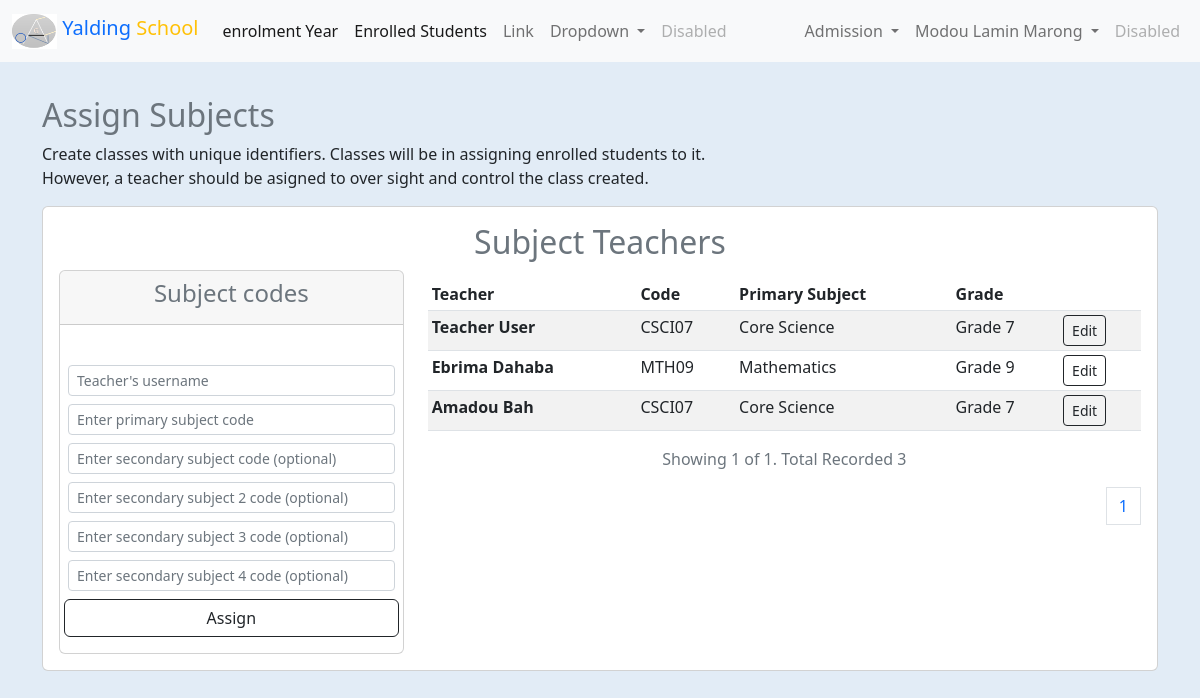
Page /app/users/admin/school/steach.php (signed in) on the committed database.
### tables this page shows
CREATE TABLE `users` (
  `user_id` int(11) NOT NULL,
  `full_name` varchar(100) NOT NULL,
  `email` varchar(100) DEFAULT NULL,
  `user_name` varchar(150) NOT NULL,
  `password` varchar(200) NOT NULL,
  `user_role` varchar(75) DEFAULT NULL,
  `user_type` tinyint(4) NOT NULL DEFAULT 2,
  `gender` varchar(10) DEFAULT NULL,
  `tele` varchar(50) DEFAULT NULL,
  `mobile` varchar(50) DEFAULT NULL,
  `address` varchar(15) DEFAULT NULL,
  `join_date` timestamp NULL DEFAULT current_timestamp(),
  `last_login` timestamp NULL DEFAULT NULL,
  `change_password` tinyint(4) NOT NULL DEFAULT 0,
  `status` tinyint(4) NOT NULL DEFAULT 0,
  `permission` tinyint(4) NOT NULL DEFAULT 1,
  `deleted` tinyint(4) NOT NULL DEFAULT 0
);

CREATE TABLE `sole_subject_user` (
  `record_id` int(11) NOT NULL,
  `user_name` varchar(50) NOT NULL,
  `subj_primary` varchar(50) NOT NULL,
  `subj_sec_1` varchar(50) NOT NULL,
  `subj_sec_2` varchar(50) NOT NULL,
  `subj_sec_3` varchar(50) NOT NULL,
  `subj_sec_4` varchar(50) NOT NULL,
  `inputted_by` varchar(50) NOT NULL,
  `inputted_at` datetime NOT NULL DEFAULT current_timestamp(),
  `deteted_by` varchar(100) DEFAULT NULL,
  `deleted_at` datetime DEFAULT NULL,
  `deleted` tinyint(4) NOT NULL DEFAULT 0
);

CREATE TABLE `subjects` (
  `subj_id` int(11) NOT NULL,
  `subj_name` varchar(200) NOT NULL,
  `subj_code` varchar(100) NOT NULL,
  `subj_grade_level` tinyint(4) NOT NULL,
  `subj_status` tinyint(4) NOT NULL,
  `subj_period` varchar(50) NOT NULL,
  `inputted_by` varchar(100) NOT NULL,
  `inputted_at` datetime NOT NULL DEFAULT current_timestamp(),
  `updated_by` varchar(100) NOT NULL,
  `updated_at` timestamp NULL DEFAULT NULL
);

### core/init.php (called while the page is built, shortened)
<?php
$db = mysqli_connect(DB_HOST, DB_USER, DB_PASSWORD, DB);
if (isset($_SESSION['ADMIN_USER_SESSIONS'])) {
    $admin_id = $_SESSION['ADMIN_USER_SESSIONS'];
    $query = $db->query("SELECT * FROM `users` WHERE `user_id` = '{$admin_id}'");
    $user_data = mysqli_fetch_assoc($query);
    $fn = explode(' ', $user_data['full_name']);
    $user_data['first'] = $fn[0];
    $auth_user_role = $user_data['user_role'];
}
include(ROOT . DS . "core" . DS . "head.php");

### app/users/admin/school/steach.php (the view, shortened to what this page needs)
<?php
require_once $_SERVER['DOCUMENT_ROOT'] . './schoolapp/core/init.php';
include(ROOT . DS . "app" . DS . "components" . DS . "admin_nav.php");
$per_page_record = RECORD_TO_SHOW;
if (isset($_GET["page"])) {
    $page  = $_GET["page"];
} else {
    $page = 1;
}
$start_from = ($page - 1) * $per_page_record;
$subj_lists = $db->query("SELECT * FROM `sole_subject_user` ORDER BY `record_id` DESC LIMIT $start_from, $per_page_record");
?>
<br><br>
<div class="container-fluid mt-5">
    <div class="grid">
        <div class="col">
            <div class="container">
                <h2 class="text-secondary">Assign Subjects</h2>
                <p>
                    Create classes with unique identifiers. Classes will be in assigning enrolled students to it. <br>
                    However, a teacher should be asigned to over sight and control the class created.
                </p>
            </div>
        </div>
        <section>
            <div class="col">
                <div class="container">
                    <div class="card mt-2 p-3">
                        <h2 class="text-secondary text-center">Subject Teachers</h2>
                        <div class="row">
                            <div class="col-md-4">
                                <?php if (!isset($_GET['edit'])) :?>
                                <div class="card">
                                    <div class="card-header">
                                        <h4 class="text-center text-secondary">Subject codes</h4>
                                    </div>
                                    <div class="mt-4">
                                    <form action="#" method="post" class="row p-2">
                                        <div class="mt-2">
                                            <input type="text" name="username" id="username" class="form-control form-control-sm" placeholder="Teacher's username">
                                        </div>
                                        <div class="mt-2">
                                            <input type="text" name="primary" id="primary" class="form-control form-control-sm" placeholder="Enter primary subject code">
                                        </div>
                                        <div class="mt-2">
                                            <input type="text" name="sec1" id="primary" class="form-control form-control-sm" placeholder="Enter secondary subject code (optional)">
                                        </div>
                                        <div class="mt-2">
                                            <input type="text" name="sec2" id="primary" class="form-control form-control-sm" placeholder="Enter secondary subject 2 code (optional)">
                                        </div>
                                        <div class="mt-2">
                                            <input type="text" name="sec3" id="primary" class="form-control form-control-sm" placeholder="Enter secondary subject 3 code (optional)">
                                        </div>
                                        <div class="mt-2">
                                            <input type="text" name="sec4" id="primary" class="form-control form-control-sm" placeholder="Enter secondary subject 4 code (optional)">
                                        </div>
                                        <div class="d-grid gap-2 p-2">
                                            <button name="asign" class="btn btn-outline-dark" type="submit">Assign</button>
                                        </div>
                                    </form>
                                        </div>
                                </div>
                                <?php endif;?>
                         </div>
                            <div class="col-md-8">
                                <table class="table table-striped table-sm table-hover mt-2">
                                    <thead>
                                        <tr>
                                            <th scope="col">Teacher</th>
                                            <th scope="col">Code</th>
                                            <th scope="col">Primary Subject</th>
                                            <th scope="col">Grade</th>
                                            <th></th>
                                        </tr>
                                    </thead>
                                    <tbody>
                                        <?php while($subj_list = mysqli_fetch_assoc($subj_lists)):
                                            $teacher = $subj_list['user_name'];
                                            $sub_lists = $db->query("SELECT `u`.`full_name`, `s`.`subj_grade_level`, `s`.`subj_name`, `su`.`record_id` FROM `sole_subject_user` `su`, `users` `u`, `subjects` `S` WHERE `s`.`subj_code` = `su`.`subj_primary` AND `su`.`user_name` = `u`.`user_name` AND `su`.`user_name` ='{$teacher}'");
                                            ?>
                                            <?php while($sub_list = mysqli_fetch_assoc($sub_lists)):?>
                                            <tr>
                                                <th scope="row"><?=$sub_list['full_name']?></th>
                                                <td><?=$subj_list['subj_primary']?></td>
                                                <td><?=$sub_list['subj_name']?></td>
                                                <td>Grade <?=$sub_list['subj_grade_level']?></td>
                                                <td><a href="steach.php?edit=<?=$sub_list['record_id']?>" class="btn btn-sm btn-outline-dark">Edit</a></td>
                                            </tr>
                                            <?php endwhile;?>
                                        <?php endwhile;?>
                                    </tbody>
                                </table>
                                <?php
                                    $enroll_stud_query = $db->query("SELECT COUNT(*) FROM `sole_subject_user` ORDER BY `record_id` DESC");
                                    $row = mysqli_fetch_row($enroll_stud_query);
                                    $total_records = $row[0];
                                    $total_pages = ceil($total_records / $per_page_record);
                                    ?>
                                <p class="text-secondary text-center">Showing <?= $page ?> of <?= $total_pages ?>. Total Recorded <?= $total_records ?></p>
                                <nav aria-label="Page navigation example p-2">
                                    <ul class="pagination justify-content-end">
                                        <?php for ($i = 1; $i <= $total_pages; $i++) : ?>
                                            <?php if ($i == $page) : ?>
                                                <li class="page-item"><a class="page-link" href="steach.php?page=<?= $i ?>"><?= $i ?></a></li>
                                            <?php else : ?>
                                                <li class="page-item"><a class="page-link" href="steach.php?page=<?= $i ?>"><?= $i ?></a></li>
                                            <?php endif; ?>
                                        <?php endfor; ?>
                                    </ul>
                                </nav>
                         </div>
                    </div>
                </div>
            </div>
        </div>
    </div>
</div>

### app/components/admin_nav.php (shortened to what this page needs)
<nav class="navbar navbar-expand-lg navbar-light bg-light fixed-top style="background-color: #e3f2fd;">
    <div class="container-fluid">
        <a class="navbar-brand" href="<?= ADMIN_DASHBOARD_URL ?>"><span class="text-primary">
                <img src="<?= PROOT ?>app/photos/afang_logo.png" alt="" width="45" height="35" class="d-inline-block align-text-top">
                Yalding</span> <span class="text-warning">School</span>
        </a>
        <div class="collapse navbar-collapse" id="navbarSupportedContent">
            <ul class="navbar-nav me-auto mb-2 mb-lg-0">
                <li class="nav-item">
                <a class="nav-link active" aria-current="page" href="<?=ENROLL_YEAR?>">enrolment Year</a>
                </li>
                <li class="nav-item">
                <a class="nav-link active" aria-current="page" href="<?=ADMIN_ENROLLED_STUDENTS?>">Enrolled Students</a>
                </li>
                <li class="nav-item">
                    <a class="nav-link" href="#">Link</a>
                </li>
                <li class="nav-item dropdown">
                    <a class="nav-link dropdown-toggle" href="#" id="navbarDropdown" role="button" data-bs-toggle="dropdown" aria-expanded="false">
                        Dropdown
                    </a>
                </li>
                <li class="nav-item">
                    <a class="nav-link disabled" href="#" tabindex="-1" aria-disabled="true">Disabled</a>
                </li>
            </ul>
            <ul class="navbar-nav d-flex">
                <?php if ($auth_user_role == ADMIN_USER) : ?>
                    <li class="nav-item dropdown">
                        <a class="nav-link dropdown-toggle" href="#" id="navbarDropdown" role="button" data-bs-toggle="dropdown" aria-expanded="false">
                            Admission
                        </a>
                    </li>
                <?php endif; ?>
                <?php if ($auth_user_role == ADMIN_USER) : ?>
                    <li class="nav-item dropdown">
                        <a class="nav-link dropdown-toggle" href="#" id="navbarDropdown" role="button" data-bs-toggle="dropdown" aria-expanded="false">
                            <?= $user_data['full_name'] ?>
                        </a>
                    </li>
                <?php endif; ?>
                <li class="nav-item">
                    <a class="nav-link disabled" href="#" tabindex="-1" aria-disabled="true">Disabled</a>
                </li>
            </ul>
        </div>
    </div>
</nav>

### css/main.css (style rules this page uses)
body { background-color: #e2ecf6; }

### rows in the picture
users: full_name "Modou Lamin Marong"
sole_subject_user: users.full_name "Teacher User", subj_primary "CSCI07", subjects.subj_name "Core Science", subjects.subj_grade_level "7"
sole_subject_user: users.full_name "Ebrima Dahaba", subj_primary "MTH09", subjects.subj_name "Mathematics", subjects.subj_grade_level "9"
sole_subject_user: users.full_name "Amadou Bah", subj_primary "CSCI07", subjects.subj_name "Core Science", subjects.subj_grade_level "7"

### other values in the picture
$page "1"
$total_pages "1"
$total_records "3"
